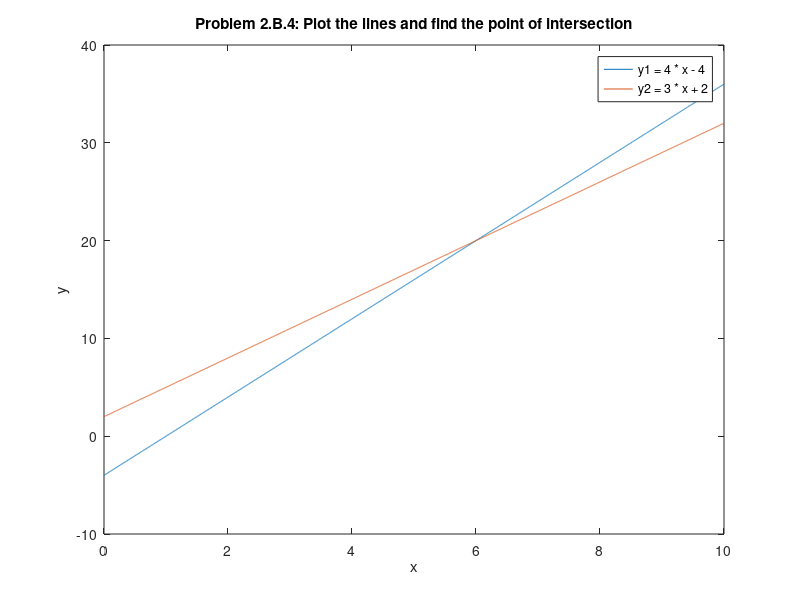
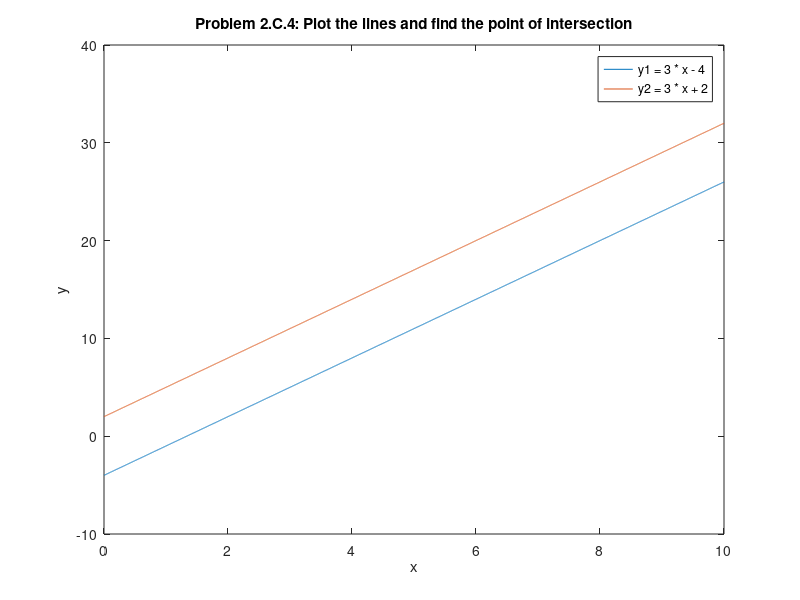

Here is the MATLAB script that generated these plots, in order:
%ENG006 A07
%Chengeng Xiao
%SID: 913186040
%These programs solves 4 problems in HW5
%% Problem 1:
A = randn(3);
B = randn(3);

% Create two 3X3 matrices called A and B
% and fill them up with random integers
% using the random number generator.

%a)
fprintf('Problem 1.a:\n'); % Print with format
disp(transpose(A + B)); % Use Matlab to compute: ( A + B ) ^ T

%b)
fprintf('Problem 1.b:\n'); % Print with format
disp(transpose(A) + transpose(B)); % Use Matlab to compute: A^T + B^T

if transpose(A + B) == (transpose(A) + transpose(B))
    fprintf('Comparing my result with the result from part (a), the results are very consistent with mathematical expectations.\n'); % Print with format
else
    fprintf('Comparing my result with the result from part (a), the results are not consistent with mathematical expectations.\n'); % Print with format
end
    
%c)
fprintf('Problem 1.c:\n'); % Print with format
disp(A * B); % Use Matlab to matrix multiply the matrix A with matrix B

%d)
fprintf('Problem 1.d:\n'); % Print with format
disp(B * A); % Use Matlab to matrix multiply the matrix A with matrix B

fprintf('Comparing my result with the result from part (c), the results are very consistent with mathematical expectations\n'); % Print with format

%e)
fprintf('Problem 1.e:\n'); % Print with format
disp(A .* B); %  Use Matlab to do element by element multiplication of the contents of matrix A and matrix B.
%% clear all;
%% Problem 2:
%% Part A:
% c for children, s for students and a for adults.
% a = (c + s) / 2;
% a + c + s == 900
% 4 * c + 6 * s + 8 * a == 5600
A = [ [1, -0.5, -0.5]; [1, 1, 1]; [8, 4, 6] ]; % Set up function
B = [0; 900; 5600]; % Set up function

%1)
fprintf('Problem 2.A.1:\n'); % Print with format
disp(A); % Display the matrices.
disp(B); % Display the matrices.

%2)
fprintf('Problem 2.A.2:\n'); % Print with format
disp(size(A)); % Display the matrices.
disp(size(B)); % Display the matrices.

%3)
fprintf('Problem 2.A.3:\nThe number of children attended the show is'); % Print with format
sol = A\B; % Solve the matrix
disp(sol(2)); % Disp the number of Children

%% clear all;
%% Part B:
% 4x - y = 4
% -6x + 2y = 4
A = [[4, -1]; [-6, 2]]; % Set up function
B = [4; 4]; % Set up function
sol = A\B;  % Solve the matrix

%1)
fprintf('Problem 2.B.1:\n'); % Print with format
disp(sol(1)); % display x
disp(sol(2)); % display y

%2)
fprintf('Problem 2.B.2:\n'); % Print with format
disp(det(A)); % Find and display the determinant D

%3)
fprintf('Problem 2.B.3:\nSince the right side of equations are all four, so if the determinant is 0, then there are infinite solutions; or contrarily, there is only one solution to the functions.\n'); % Print with format
if det(A) == 0
    fprintf('There are infinite solutions to the functions.\n'); % Print with format
else
    fprintf('There is only one solution to the functions.\n'); % Print with format
end

x = [0 : 0.001 : 10];
y1 = 4 * x - 4;
y2 = 3 * x + 2;
%Rewrite the equations above as equations of straight lines.

%4)
figure(1); % Set new figure
plot(x, y1, x, y2); % Draw plot
title('Problem 2.B.4: Plot the lines and find the point of intersection'); % Set title
xlabel('x'); % Set x label
ylabel('y'); % Set y label
legend('y1 = 4 * x - 4', 'y2 = 3 * x + 2'); % Set legend
disp('Problem 2.B.4:');
disp('I found out that in the plot the intersect is right at (6, 20). It is correspondent to our solution before.');
% Display my findings from the plot.

%5)
disp('Problem 2.B.5:');
disp('In 2.B.1, I solve the function by the law of matrix, and I found out the solution is that x is 6 and y is 20. In 2.B.5, I obeserved the plot and found out that the two lines intersect right at (6, 20), which proves the solution is correct.');
% Compare my solutions from the above methods and display my comments.

%% clear all;
%% Part C:
% 3x - y = 4
% -6x + 2y = 4
A = [[3, -1]; [-6, 2]]; % Set up function
B = [4; 4]; % Set up function
sol = A\B;  % Solve the matrix

%1)
fprintf('Problem 2.C.1:\n'); % Print with format
disp(sol(1)); % display x
disp(sol(2)); % display y

%2)
fprintf('Problem 2.C.2:\n'); % Print with format
disp(det(A)); % Find and display the determinant D

%3)
fprintf('Problem 2.C.3:\nSince the right side of equations are all four, so if the determinant is 0, then there are infinite solutions; or contrarily, there is only one solution to the functions.\n'); % Print with format
if det(A) == 0
    fprintf('There are infinite solutions to the functions.\n'); % Print with format
else
    fprintf('There is only one solution to the functions.\n'); % Print with format
end

x = [0 : 0.001 : 10];
y1 = 3 * x - 4;
y2 = 3 * x + 2;
%Rewrite the equations above as equations of straight lines.

%4)
figure(2); % Set new figure
plot(x, y1, x, y2); % Draw plot
title('Problem 2.C.4: Plot the lines and find the point of intersection'); % Set title
xlabel('x'); % Set x label
ylabel('y'); % Set y label
legend('y1 = 3 * x - 4', 'y2 = 3 * x + 2'); % Set legend
disp('Problem 2.C.4:');
disp('I found out that in the plot the two lines has no intersect, which means that they are parallel. It is correspondent to our solution before.');
% Display my findings from the plot.

%5)
disp('Problem 2.C.5:');
disp('In 2.C.1, I solve the function by the law of matrix, and I found out that there are infinite solutions. In 2.C.5, I obeserved the plot and found out that the two lines are parallel, which proves the solution is correct.');
% Compare my solutions from the above methods and display my comments.

%% clear all;
%% Problem 3:
results=[10 30 20 50; 30 20 20 40; 50 50 30 10; 20 10 50 30; 40 40 40 20];
category=['Category 1';'Category 2';'Category 3';'Category 4'];
robots=['A','B','C','D','E']';
% Pre-set data

%a)
lagt25 = logical(results(1, :) > 25); % Calculate logical array for robot A greater than 25
fprintf('Problem 3.a:\nThe categorys that robot A scores more than 25 points are:\n'); % Print with format
disp(category(lagt25, :)); % Display answer

%b)
lc4gt35 = logical(results(:, 4) > 35); % Calculate logical array for Category 4 greater than 35
fprintf('Problem 3.b:\nThe robots that in category 4 score more than 35 points are:\n'); % Print with format
disp(robots(lc4gt35, :)); % Display answer

%c)
lDbB = logical(results(2, :) < results(4, :)); % Calculate logical array for Categorys that robot D beat robot B
fprintf('Problem 3.c:\nThe categories that robot D beats robot B are:\n'); % Print with format
disp(category(lDbB, :)); % Display answer

%d)
robots(3) = []; % Delete the robot name from the array, robots
results(3, :) = []; % Delete the points earned from matrix, results
disp('Problem 4.c:');
disp(results);
disp(robots);
% Display both after deletion.